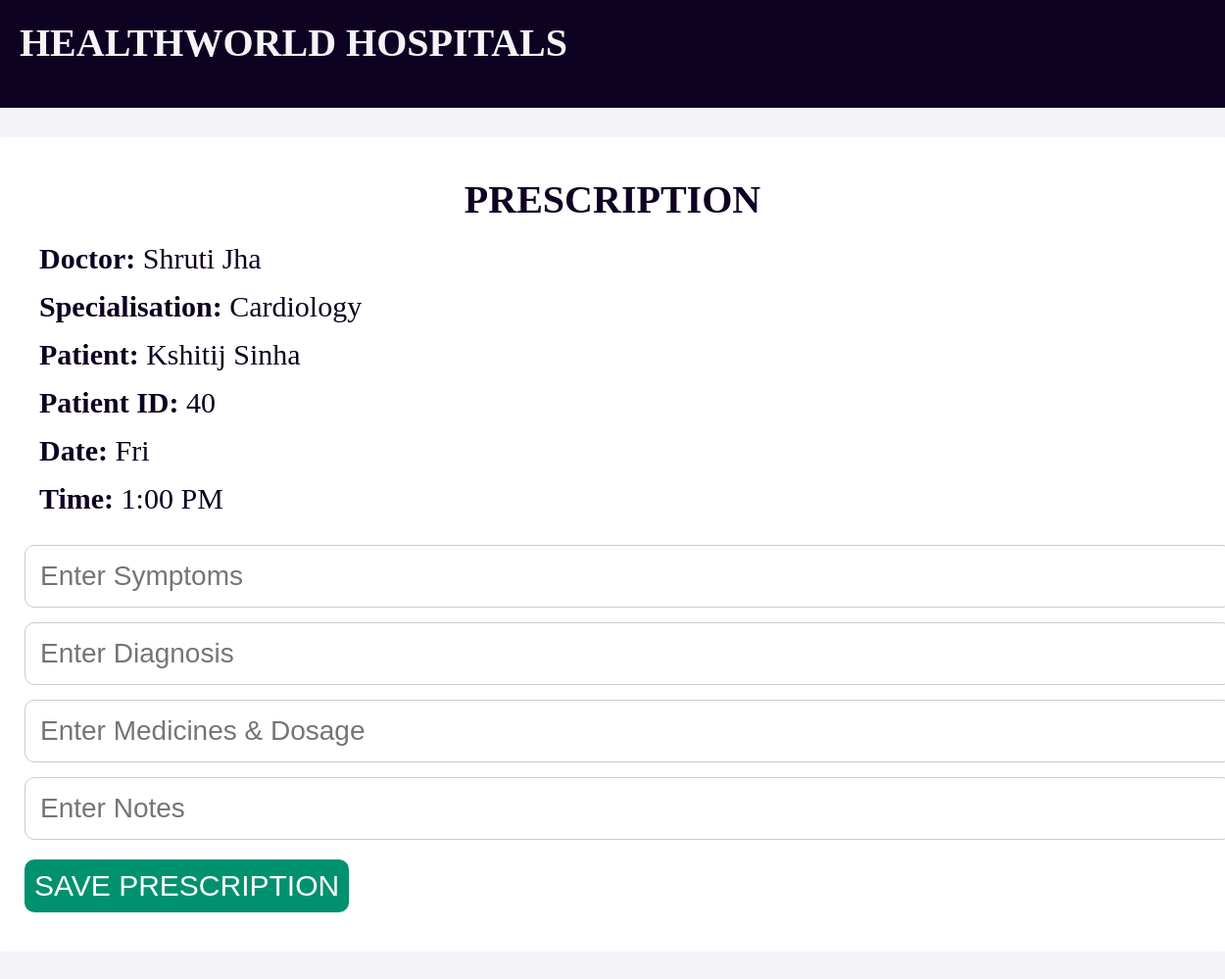
Screenshot of /doctor/add_prescription/8 with the database file from the repository.
### models.py (models this page shows)
class Doctor(db.Model):
    __tablename__ = "Doctor"
    doctor_ID = db.Column(db.Integer, primary_key=True, autoincrement=True, nullable=False)
    name = db.Column(db.String, nullable=False)
    specialisation = db.Column(db.String, nullable=False)
    availability = db.Column(db.String, nullable=False)
    password = db.Column(db.String, nullable=False)
    contact = db.Column(db.Integer, nullable=False)

class Patient(db.Model):
    __tablename__ = "Patient"
    patient_ID = db.Column(db.Integer, primary_key=True, autoincrement=True, nullable=False)
    name = db.Column(db.String, nullable=False)
    contact = db.Column(db.String, nullable=False)
    login = db.Column(db.Integer, nullable=False)
    password = db.Column(db.Integer, nullable=False)
    age = db.Column(db.Integer, nullable=False)

class Appointment(db.Model):
    __tablename__ = "Appointment"
    appointment_ID = db.Column(db.Integer, primary_key=True, autoincrement=True, nullable=False)
    patient_ID = db.Column(db.Integer, nullable=False)
    doctor_ID = db.Column(db.Integer, nullable=False)
    date = db.Column(db.String, nullable=False)
    time = db.Column(db.String, nullable=False)
    status = db.Column(db.String, nullable=False)

### main.py (the view, shortened to what this page needs)
@app.route('/doctor/add_prescription/<int:appointment_id>', methods=['GET', 'POST'])
def add_prescription(appointment_id):
    appt = Appointment.query.get(appointment_id); doctor = Doctor.query.get(appt.doctor_ID); patient = Patient.query.get(appt.patient_ID)
    treatment = Treatment.query.filter_by(appointment_ID=appointment_id).first()
    if request.method == 'GET':
        return render_template("add_prescription.html", doctor=doctor, patient=patient, appointment=appt, treatment=treatment)

### TEMPLATES/add_prescription.html (shortened to what this page needs)
<!DOCTYPE html>
<html lang="en">
<head>
</head>
<body style="background-color:#f4f4f8;">
<header>HEALTHWORLD HOSPITALS</header>
<div style="display:flex; flex-direction:column; align-items:center;">
    <div id="holder" style="width:1200px;">
        <h4>PRESCRIPTION</h4>
        <ul style="list-style-type:none;">
            <li><strong>Doctor:</strong> {{ doctor.name }}</li>
            <li><strong>Specialisation:</strong> {{ doctor.specialisation }}</li>
            <li><strong>Patient:</strong> {{ patient.name }}</li>
            <li><strong>Patient ID:</strong> {{ patient.patient_ID }}</li>
            <li><strong>Date:</strong> {{ appointment.date }}</li>
            <li><strong>Time:</strong> {{ appointment.time }}</li>
        </ul>
        <form method="POST">
            <input type="text" name="symptoms" placeholder="Enter Symptoms">
            <input type="text" name="diagnosis" placeholder="Enter Diagnosis">
            <input type="text" name="prescription" placeholder="Enter Medicines & Dosage">
            <input type="text" name="notes" placeholder="Enter Notes">
            <button type="submit">SAVE PRESCRIPTION</button>
        </form>
    </div>
</div>
</body>
</html>

### TEMPLATES/add_prescription.html (style rules this page uses)
* { margin:0; padding:0; }
header { background-color:#0D0221; color:#f4f4f8; height:70px; font-size:40px; padding:20px; font-weight:600; }
#holder { padding:40px; margin:30px; background-color:#ffffff; border-radius:20px; }
h4 { font-size:40px; text-align:center; margin-bottom:20px; color:#0D0221; }
li { font-size:30px; margin:15px; color:#0D0221; }
input { width:100%; font-size:28px; padding:15px; margin-top:15px; border-radius:10px; border:1px solid #ccc; }
button { background-color:#00916e; color:#ffffff; padding:10px; font-size:30px; border-radius:10px; border:none; margin-top:20px; cursor:pointer; }

### rows the page displays
Doctor: name "Shruti Jha", specialisation "Cardiology"
Patient: name "Kshitij Sinha", patient_ID "40"
Appointment: date "Fri", time "1:00 PM"
